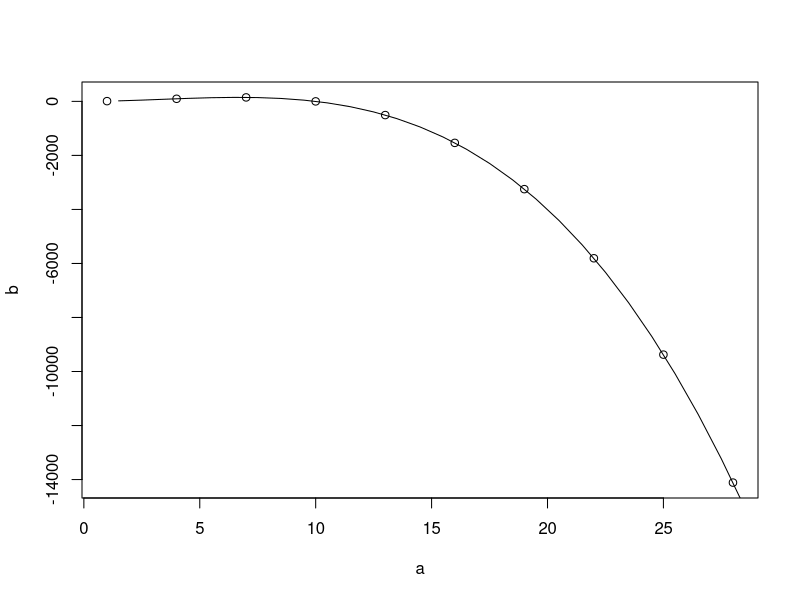

The R script that drew this image: (Note: this script raises an error after producing the figure.)
func <- function(x){
    return(-x^3+10*x^2)
}
test <- function(x){
    a <- seq(1,30,by=3)
    b <- func(a)
    #c <- approx(a,b,xout=x)
    c <- spline(a,b,xout=x)
    return(c)
}
    a <- seq(1,30,by=3)
    b <- func(a)
    #c <- approx(a,b,xout=x)
d<-test(seq(1.5,40.5,by=1))
plot(a,b)
lines(d$x,d$y)
#New plan: make lists of each input (so incomes are every $1000 from 0 to 2
# million).  Then, use interp with a rounding type to find the nearest
# value in each dimension.  Then I can look up an exact value.  I think
# this woudl NOT be convex, but I would just hope that doesn't really
# matter.
d <- array(0,dim=c(length(a),length(b)))
vapply(X=c(6,1,12,-1),FUN=inv,FUN.VALUE=0,seq(0,10,by=2))

inv <- function(value,vec){
    #Right now I am trying to vectorize 'inv' so I can vectorize other parts
    #of the code, including indexvalue
    #print(length(value))
    #print(is.list(value))
    #print(is.atomic(value))
    #print(is.list(vec))
    #print(is.array(vec))
    #print(is.vector(vec))
    print(value > max(vec))
    if (value > max(vec)){
        return(length(vec))
    }
    if (value <= min(vec)){
        return(0)
    }
    low <- sum(vec<value)
    high <- low+1
    lowv <- vec[low]
    highv <- vec[high]
    lowdiff <- abs(lowv-value)
    highdiff <- abs(highv-value)
    if (lowdiff < highdiff){
        return(lowv)
        #return(list(key=low,value=lowv))
    }
    else{
        return(highv)
        #return(list(key=high,value=highv))
    }
}
indexvalue <- function(aval,bval,dval){
    #this function takes 3 function values and returns the indexes that
    #would need to be used to look up the three dimensional function value.
    #So there's a function f(aval,bval,cval) that is represented by some
    #discreete points a1...an, b1...bn, and c1...cn, and we want to know
    #f(aval, bval, cval), but we really need to know the index ai, bi, ci,
    #which would best approximate f(aval, bval, cval).  
    a<-seq(1000,10000,by=1000)
    b<-seq(3,60,by=3)
    d<-seq(12,120,by=12)
    e <- expand.grid(a,b,d)
    names(e)
    out<- e$Var1 * e$Var2 * e$Var3
    acall <- inv(a,aval)
    bcall <- inv(b,bval)
    dcall <- inv(d,dval)
    output <- array(out,dim=c(length(a),length(b),length(d)))
    #The key insight here is expand.grid(a1,a2,a3) to
    #array(.,dim=c(a1,a2,a3)) is what orders things into a 3d array
    return(list(output=output,val=output[acall$key,bcall$key,dcall$key]))
}
a<-indexvalue(6500,31,55)
print(a)
print(names(a))
